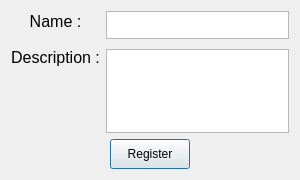
<?xml version="1.0" encoding="UTF-8"?>
<ui version="4.0">
 <class>Dialog</class>
 <widget class="QDialog" name="Dialog">
  <property name="geometry">
   <rect>
    <x>0</x>
    <y>0</y>
    <width>300</width>
    <height>180</height>
   </rect>
  </property>
  <property name="minimumSize">
   <size>
    <width>300</width>
    <height>180</height>
   </size>
  </property>
  <property name="maximumSize">
   <size>
    <width>360</width>
    <height>224</height>
   </size>
  </property>
  <property name="windowTitle">
   <string>Register New Pattern</string>
  </property>
  <layout class="QVBoxLayout" name="verticalLayout">
   <item>
    <layout class="QHBoxLayout" name="horizontalLayout_2">
     <item>
      <layout class="QVBoxLayout" name="verticalLayout_2">
       <item>
        <widget class="QLabel" name="label_2">
         <property name="maximumSize">
          <size>
           <width>16777215</width>
           <height>20</height>
          </size>
         </property>
         <property name="font">
          <font>
           <pointsize>12</pointsize>
          </font>
         </property>
         <property name="text">
          <string>Name :</string>
         </property>
         <property name="alignment">
          <set>Qt::AlignCenter</set>
         </property>
        </widget>
       </item>
       <item>
        <spacer name="verticalSpacer_2">
         <property name="orientation">
          <enum>Qt::Vertical</enum>
         </property>
         <property name="sizeType">
          <enum>QSizePolicy::Preferred</enum>
         </property>
         <property name="sizeHint" stdset="0">
          <size>
           <width>20</width>
           <height>5</height>
          </size>
         </property>
        </spacer>
       </item>
       <item>
        <widget class="QLabel" name="label_3">
         <property name="maximumSize">
          <size>
           <width>16777215</width>
           <height>150</height>
          </size>
         </property>
         <property name="font">
          <font>
           <pointsize>12</pointsize>
          </font>
         </property>
         <property name="text">
          <string>Description :</string>
         </property>
         <property name="alignment">
          <set>Qt::AlignCenter</set>
         </property>
        </widget>
       </item>
       <item>
        <spacer name="verticalSpacer">
         <property name="orientation">
          <enum>Qt::Vertical</enum>
         </property>
         <property name="sizeType">
          <enum>QSizePolicy::Preferred</enum>
         </property>
         <property name="sizeHint" stdset="0">
          <size>
           <width>10</width>
           <height>60</height>
          </size>
         </property>
        </spacer>
       </item>
      </layout>
     </item>
     <item>
      <layout class="QVBoxLayout" name="verticalLayout_3">
       <property name="spacing">
        <number>0</number>
       </property>
       <item>
        <widget class="QTextEdit" name="editName">
         <property name="maximumSize">
          <size>
           <width>16777215</width>
           <height>28</height>
          </size>
         </property>
         <property name="font">
          <font>
           <pointsize>10</pointsize>
          </font>
         </property>
        </widget>
       </item>
       <item>
        <widget class="QLabel" name="labelError">
         <property name="maximumSize">
          <size>
           <width>16777215</width>
           <height>10</height>
          </size>
         </property>
         <property name="font">
          <font>
           <pointsize>8</pointsize>
          </font>
         </property>
         <property name="text">
          <string/>
         </property>
        </widget>
       </item>
       <item>
        <widget class="QTextEdit" name="editDesc">
         <property name="minimumSize">
          <size>
           <width>0</width>
           <height>55</height>
          </size>
         </property>
         <property name="maximumSize">
          <size>
           <width>16777215</width>
           <height>150</height>
          </size>
         </property>
         <property name="font">
          <font>
           <pointsize>12</pointsize>
          </font>
         </property>
        </widget>
       </item>
      </layout>
     </item>
    </layout>
   </item>
   <item>
    <layout class="QHBoxLayout" name="horizontalLayout_3">
     <item>
      <spacer name="horizontalSpacer_4">
       <property name="orientation">
        <enum>Qt::Horizontal</enum>
       </property>
       <property name="sizeHint" stdset="0">
        <size>
         <width>40</width>
         <height>20</height>
        </size>
       </property>
      </spacer>
     </item>
     <item>
      <widget class="QPushButton" name="registerAndRunButton">
       <property name="minimumSize">
        <size>
         <width>0</width>
         <height>30</height>
        </size>
       </property>
       <property name="text">
        <string>Register</string>
       </property>
      </widget>
     </item>
     <item>
      <spacer name="horizontalSpacer_3">
       <property name="orientation">
        <enum>Qt::Horizontal</enum>
       </property>
       <property name="sizeHint" stdset="0">
        <size>
         <width>40</width>
         <height>20</height>
        </size>
       </property>
      </spacer>
     </item>
    </layout>
   </item>
  </layout>
 </widget>
 <resources/>
 <connections/>
</ui>
